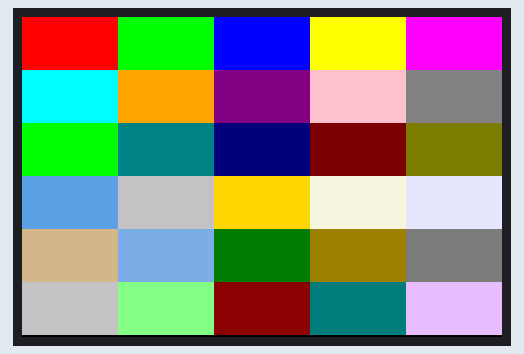
This sketch was run on a simulated Arduino Uno, built with avr-gcc and run on an emulated ATmega328P. Shown: 480×320 colour display.

Above: at 0.5 s.

The sketch:

code.ino
```cpp
#include <SPI.h>
#include <Adafruit_GFX.h>
#include <Adafruit_ILI9488.h>

// Display Pins
#define TFT_CS   5
#define TFT_DC   6
#define TFT_RST  7

Adafruit_ILI9488 tft(TFT_CS, TFT_DC, TFT_RST);

// Define some colors
#define BLACK    0x0000
#define BLUE     0x001F
#define RED      0xF800
#define GREEN    0x07E0
#define CYAN     0x07FF
#define MAGENTA  0xF81F
#define YELLOW   0xFFE0
#define WHITE    0xFFFF
#define ORANGE   0xFD20
#define PURPLE   0x8010
#define PINK     0xFE19
#define GRAY     0x8410
#define LIME     0x07E0
#define TEAL     0x0410
#define NAVY     0x000F
#define MAROON   0x7800
#define OLIVE    0x7BE0
#define AQUA     0x5D1C
#define SILVER   0xC618
#define GOLD     0xFEA0
#define BEIGE    0xF7BB
#define LAVENDER 0xE73F
#define TAN      0xD5B1
#define LIGHTBLUE 0x7D7C
#define DARKGREEN 0x03E0
#define BROWN    0x9C00
#define DARKGRAY 0x7BEF
#define LIGHTGRAY 0xC618
#define LIGHTGREEN 0x87F0
#define DARKRED  0x8800
#define DARKCYAN 0x03EF
#define LIGHTPURPLE 0xE5FF
#define DARKORANGE 0xFC00

// Array for colors for the grid
uint16_t colors[30] = {
  RED, GREEN, BLUE, YELLOW, MAGENTA,
  CYAN, ORANGE, PURPLE, PINK, GRAY,
  LIME, TEAL, NAVY, MAROON, OLIVE,
  AQUA, SILVER, GOLD, BEIGE, LAVENDER,
  TAN, LIGHTBLUE, DARKGREEN, BROWN, DARKGRAY,
  LIGHTGRAY, LIGHTGREEN, DARKRED, DARKCYAN, LIGHTPURPLE
};

void setup() {
  Serial.begin(115200);
  tft.begin();
  tft.setRotation(3); // rotation as needed
  tft.fillScreen(BLACK);

  int cellWidth = tft.width() / 5;
  int cellHeight = tft.height() / 6;

  for (int row = 0; row < 6; row++) {
    for (int col = 0; col < 5; col++) {
      int index = row * 5 + col;
      tft.fillRect(col * cellWidth, row * cellHeight, cellWidth, cellHeight, colors[index]);
    }
  }
}

void loop() {
  // static display doesnt need to loop anything
}
```
